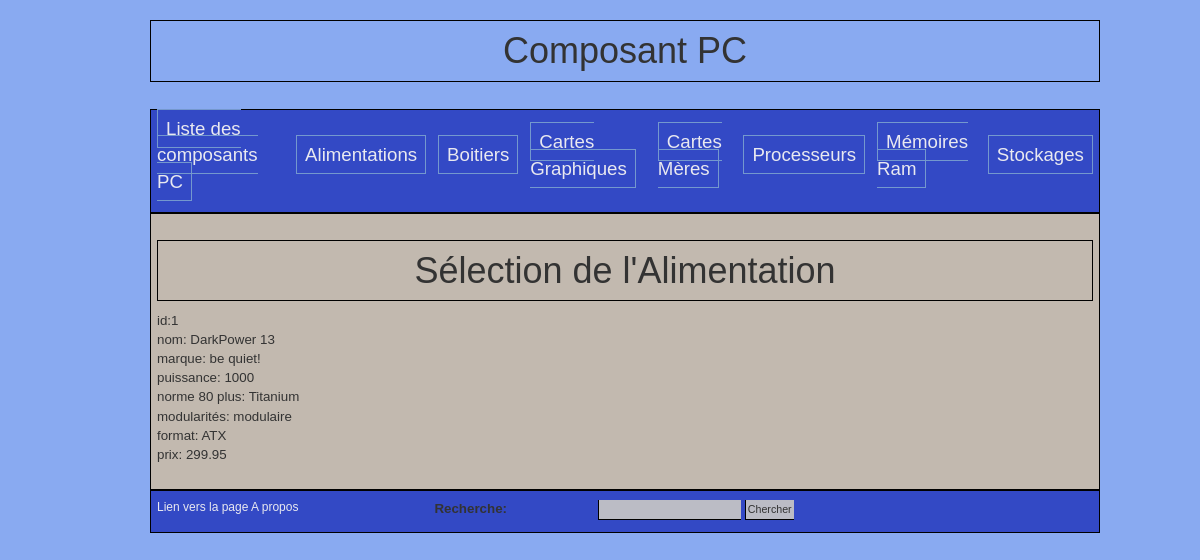
The app's page /include/alimentation/Alimentation.php?action=select&id=1 with its own data.
### tables this page shows
CREATE TABLE ALIMENTATION ( id INT NOT NULL PRIMARY KEY AUTO_INCREMENT,
nom VARCHAR(100) NOT NULL, marque VARCHAR(100) NOT NULL, puissance INT NOT NULL, norme_80_plus VARCHAR(20) NOT NULL,modularites VARCHAR(30) NOT NULL, 
format VARCHAR(20) NOT NULL, prix FLOAT(10,2) NOT NULL);

### include/alimentation/Alimentation.php (the view, shortened to what this page needs)
<?php
$root = $_SERVER["DOCUMENT_ROOT"];
$action = key_exists('action', $_GET)? trim($_GET['action']): null;
switch ($action){
    case 'select':
        $id=$_GET["id"];
        $corps="<h1>Sélection de l'Alimentation</h1>" ;
        $connection =connecter();
        $requete="SELECT * FROM ALIMENTATION where id=$id";
        $query  = $connection->query($requete);
        $query->setFetchMode(PDO::FETCH_OBJ);
        while( $enregistrement = $query->fetch() ){
            $corps .= "id:".$enregistrement->id."<br>nom: ".$enregistrement->nom."<br>marque: ".$enregistrement->marque."<br>";
            $corps.= "puissance: ".$enregistrement->puissance."<br>norme 80 plus: ".$enregistrement->norme_80_plus."<br>modularités: ".$enregistrement->modularites."<br>";
            $corps.= "format: ".$enregistrement->format."<br>prix: ".$enregistrement->prix."<br>";
        }
        break;
}
include($root."/squelettes/squelette.php");
?>

### style/form.css (style rules this page uses)
body { margin-left: 150px; margin-right: 100px; font-family: arial, helvetica; font-size: 9pt; background-color: #89aaf1; }
h1 { text-align: center; border: 1px solid black; padding: 10px; }

### records on screen
alimentation: id "1", nom "DarkPower 13", marque "be quiet!", puissance "1000", norme_80_plus "Titanium", modularites "modulaire", format "ATX", prix "299.95"
